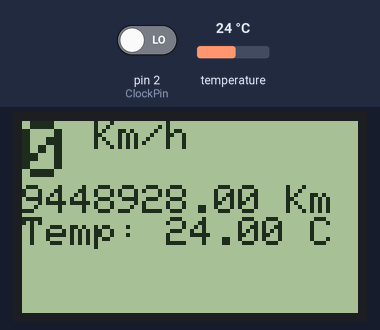
A sketch run on a simulated Arduino Uno, built with avr-gcc and run on an emulated ATmega328P. Parts: 84×48 one-colour display. Inputs (shaded band) come from the test bench; at power-on: temperature 24 °C, pin 2 (ClockPin) LOW.

Above: at 2.3 s.
2.4 s: temperature set to 12 °C
At 3.7 s:
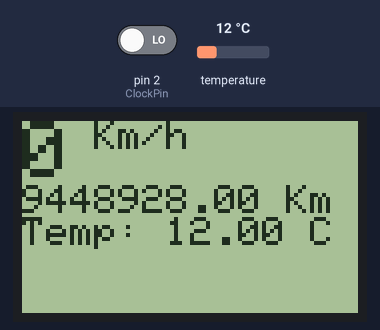
4.6 s: temperature set to 19 °C
At 5.9 s:
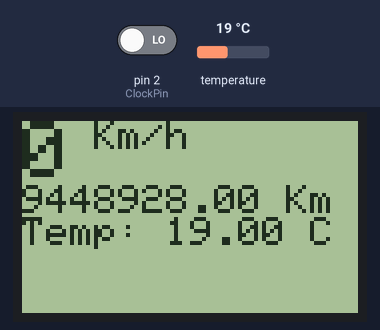
6.2 s: temperature set to 28 °C
At 7.1 s:
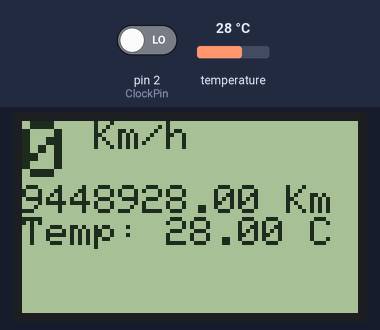
Timing chart, 0 to 9.2 s (numbered marks = the images above; inputs shaded):
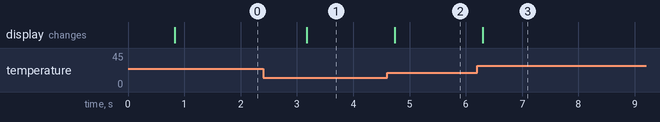

The sketch:

fahrradtacho.ino
```cpp
// (licence header left out)
#include <OneWire.h>            // Temp-Sensor-Libs
#include <DallasTemperature.h>

#include <SPI.h>                // Display-Libs
#include <Adafruit_GFX.h>
#include <Adafruit_PCD8544.h>

#include <EEPROM.h>             // saving data in eeprom
#include <avr/sleep.h>
#include <avr/wdt.h>
#include <avr/interrupt.h>


// ###################################################
// #            variables and constants              #
// ###################################################

// Temp-Sensor-Port
#define ONE_WIRE_BUS 14

// Configuration for display
#define NUMFLAKES 10
#define XPOS 0
#define YPOS 1
#define DELTAY 2

// config for fahrradtacho
#define ClockPin                  2                       // dynamo input-pin
#define Radumfang                 2.2                     // wheel circumference: meters per turn of dynamo
#define Memoryaddress             42                      // Address where data is stored persistently. TODO: change address dynamicly


volatile unsigned long    DynImpulse;                     // impulses of dynamoimpulse since last read
volatile unsigned long    DynTurns;                       // turns of dynamo, persistent (TODO: save meters instead of Turns
volatile unsigned long    timeOfLastTurn;                 // Time in millis of the last complete cycle
volatile double           velo;                           // current velocity


// Initiate OneWire
OneWire ourWire(ONE_WIRE_BUS);
DallasTemperature sensors(&ourWire);

// Connect Disply with software SPI (slower updates, more flexible pin options):
// pin 7 - Serial clock out (SCLK)
// pin 6 - Serial data out (DIN)
// pin 5 - Data/Command select (D/C)
// pin 4 - LCD chip select (CS)
// pin 3 - LCD reset (RST)
Adafruit_PCD8544 display = Adafruit_PCD8544(7, 6, 5, 4, 3);


void setup() {

  // Initialize display
  display.begin();
  display.setContrast(40);

  // Initialize Temp_sensor
  sensors.begin();

  // Initialize dynamo-scanner TODO: Do we still need this?
  pinMode(ClockPin, INPUT);

  // set the interrupt according to your Arduino
  attachInterrupt(0, InputFilter, CHANGE);  // INT0 for Nano and INT1 for Micro!

  // Read saved data
  ReadEEprom();
}

void loop()
{
  // print Display with current data
  output(velo, (DynTurns * Radumfang) / 1000 );

// delay(1000);

  // TODO: This would not work very well, as loop can take longer than one DynTurn. Thus it is totally random if writing occurs
  if ((DynTurns % 10) == 0) {
    WriteEEprom();
  }

}


// ###################################################
// # interrupt-func for sampling input pin of dynamo #
// ###################################################
void InputFilter(){

  // Increment to next impulse
  DynImpulse++;

  // 28 Increments make one Turn: e.g. Shimano-dynamo has 14 poles with 28 changing flanks
  if (DynImpulse >= 28) {

    // every turn, get the elapsed time since last turn...
    unsigned long elapsedTime;
    elapsedTime = (millis() - timeOfLastTurn);

    // ... and compute the velocity
    velo = (Radumfang / elapsedTime)*3600;

    // save Time, reset Impulses and increment Turns
    timeOfLastTurn = millis();
    DynImpulse = 0;
    DynTurns++;

  }

}

// ###################################################
// #        function for displaying the data         #
// ###################################################

void output(int v, double s) {

  sensors.requestTemperatures();

  display.clearDisplay();
  // text display tests
  display.setTextColor(BLACK);
  display.setCursor(0,0);

  // print velocity
  display.setTextSize(2);
  display.print(v);
  display.setTextSize(1);
  display.println(" Km/h");
  display.print("\n");

  // print distance
  display.setTextSize(1);
  display.print(s);
  display.println(" Km");

  // print temperature
  display.setTextSize(1);
  display.print("Temp: ");
  display.print(sensors.getTempCByIndex(0) );
  display.println(" C");

  display.display();
}

// ###################################################
// #             writing data to eeprom              #
// ###################################################
void WriteEEprom(){

      //Decomposition from a long to 4 bytes by using bitshift.
      //One = Most significant -> Four = Least significant byte
      byte four =  (DynTurns & 0xFF);
      byte three = ((DynTurns >> 8) & 0xFF);
      byte two =   ((DynTurns >> 16) & 0xFF);
      byte one =   ((DynTurns >> 24) & 0xFF);

      int address = Memoryaddress;
      //Write the 4 bytes into the eeprom memory.
      EEPROM.write(address, four);
      EEPROM.write(address + 1, three);
      EEPROM.write(address + 2, two);
      EEPROM.write(address + 3, one);

}
// ###################################################
// #            reading data from eeprom             #
// ###################################################
void ReadEEprom(){
  int address = Memoryaddress;

  //Read the 4 bytes from the eeprom memory.
  long four = EEPROM.read(address);
  long three = EEPROM.read(address + 1);
  long two = EEPROM.read(address + 2);
  long one = EEPROM.read(address + 3);

  //Return the recomposed long by using bitshift.
  DynTurns = ((four << 0) & 0xFF) + ((three << 8) & 0xFFFF) + ((two << 16) & 0xFFFFFF) + ((one << 24) & 0xFFFFFFFF);
}
```

Measured:
- after the input at 2.4 s, the display: changes after 0.77 s (image 1)
- after the input at 4.6 s, the display: changes after 0.14 s (image 2)
- after the input at 6.2 s, the display: changes after 0.10 s (image 3)
